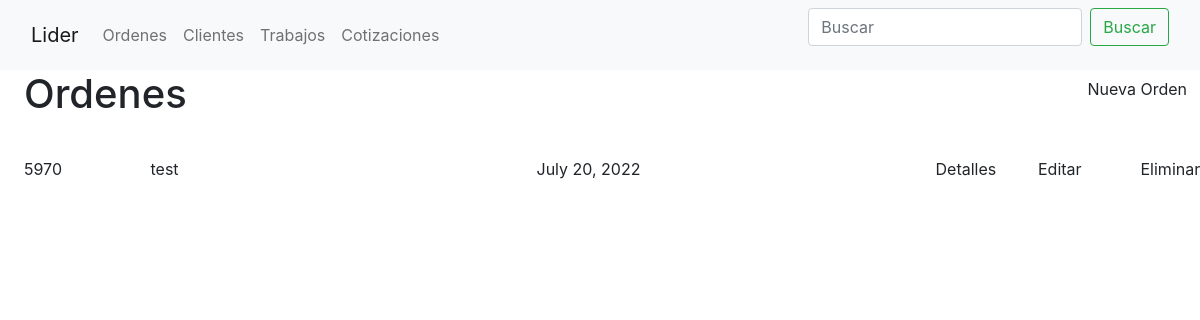
The app's page /, older data.
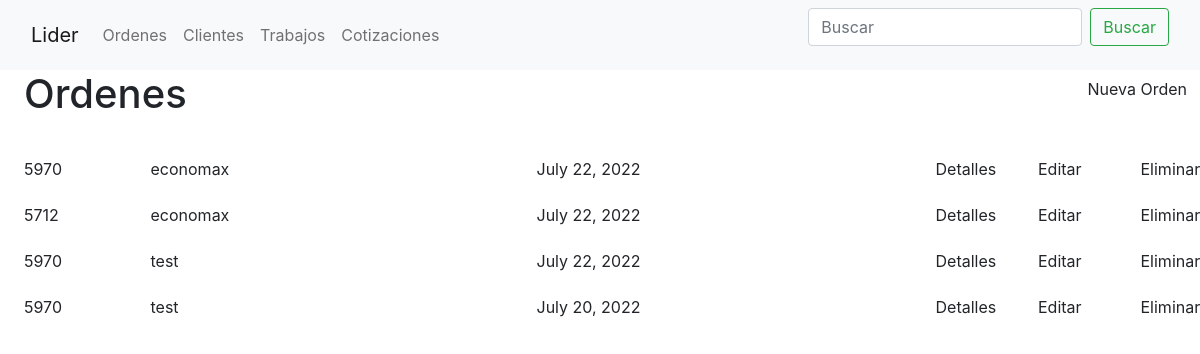
The same page, newer data.
### orders/models.py (models this page shows, shortened)
class Order(models.Model):
    customer = models.ForeignKey(Customer, on_delete=models.CASCADE)
    lider_id = models.ForeignKey(Lider, on_delete=models.CASCADE)
    date_ordered = models.DateField('Fecha ordenada', auto_now=True)
    expected_delivery_date = models.DateField('Fecha esperada de Entrega', auto_now=True)
    quantity_ordered = models.PositiveIntegerField(verbose_name='Cantidad Solicitada', default=0)

class Lider(models.Model):
    lider_id = models.CharField('Numero de Lider', max_length=4,
                                validators=[RegexValidator(r'^\d{1,10}$')], primary_key=True)
    doc_description = models.CharField(verbose_name='Descripcion del documento',
                                       max_length=250, default='NOTA DE VENTA')
    customer = models.ForeignKey(Customer, on_delete=models.CASCADE, default='')
    doc_inks = models.CharField(max_length=14, choices=[('negra', 'NEGRA'),
                                                        ('reflex', 'AZUL REFLEX'),
                                                        ('rojo032', 'ROJO 032CV'),
                                                        ('naranjaDirecto', 'NARANJA DIRECTO')
                                                        ],
                                default='reflex')
    def __str__(self):
        return self.lider_id

class Customer(models.Model):
    name_company = models.CharField(verbose_name='Nombre/Empresa', max_length=50)
    email = models.EmailField(verbose_name='Correo', null=True)
    phone_number = models.CharField(verbose_name='Telefono', max_length=10, validators=[RegexValidator(r'^\d{1,10}$')])
    address = models.CharField(verbose_name='Domicilio', max_length=100, null=True)
    shipping = models.BooleanField(verbose_name='Entrega a domicilio')
    def __str__(self):
        return self.name_company

### orders/views.py (the view)
# urls.py: path('', OrderView.as_view(), name='home'),
class OrderView(ListView):
    model = Order
    template_name = 'orders/order.html'
    ordering = ['-id']

### templates/orders/order.html (shortened to what this page needs)
{% extends 'orders/base.html' %}
{% block content %}
    <div class="row mb-4">
        <div class="col ms-4">
        <h1>Ordenes</h1>
        </div>
        <div class="col-auto">
                <h4><a class="btn" href="{% url 'order-create' %}">Nueva Orden</a></h4>
        </div>
    </div>
    {% for order in object_list %}
        <div class="row mb-2">
            <a class="col-1 mx-4 my-auto link-dark" href="{% url 'order-detail' order.id %}">{{ order.lider_id }}</a>
            <a class="col mx-auto my-auto link-dark" href="{% url 'customer-detail' order.customer.id %}">{{ order.customer }}</a>
            <div class="col my-auto">{{ order.date_ordered }}</div>
            <div class="col-1"> <a href="{% url 'order-detail' order.id %}" class="btn">Detalles</a></div>
            <div class="col-1"> <a href="{% url 'order-update' order.id %}" class="btn">Editar</a></div>
            <div class="col-1"> <a href="{% url 'order-delete' order.id %}" class="btn">Eliminar</a></div>
        </div>
    {% endfor %}
{% endblock %}

Row changes from the older to the newer data that the page shows:
added Order: lider_id "5970", customer "economax", date_ordered "July 22, 2022"
added Order: lider_id "5712", customer "economax", date_ordered "July 22, 2022"
added Order: lider_id "5970", customer "test", date_ordered "July 22, 2022"
